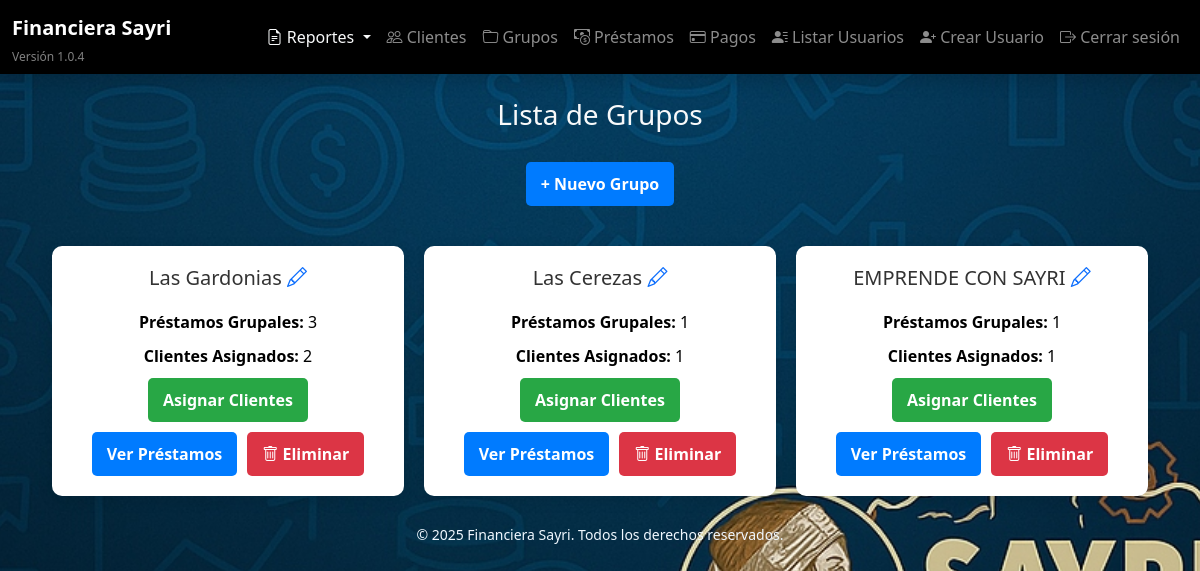
/grupos/ (signed in), run on the app's committed database.
### models/grupo.py (models this page shows)
class Grupo(db.Model):
    __tablename__ = 'grupo'
    id = db.Column(db.Integer, primary_key=True)
    nombre = db.Column(db.String(100), nullable=False)
    fecha_creacion = db.Column(db.DateTime, default=datetime.utcnow)
    prestamos_grupales = db.relationship('PrestamoGrupal', backref='grupo', lazy=True)
    clientes = db.relationship('Cliente', backref='grupo', lazy=True)

### routes/grupos.py (the view)
@grupos_bp.route('/')
@login_required
def lista_grupos():
    grupos = Grupo.query.all()
    return render_template('grupos/lista_grupos.html', grupos=grupos)

### templates/grupos/lista_grupos.html (shortened to what this page needs)
{% extends "base.html" %}
{% block content %}
    <h2 class="title">Lista de Grupos</h2>
    <div class="add-group-container">
        <a href="{{ url_for('grupos.nuevo_grupo') }}" class="btn btn-new-group">+ Nuevo Grupo</a>
    </div>
    <div class="grupos-grid">
        {% for grupo in grupos %}
            <div class="grupo-card">
                <h3>
                    {{ grupo.nombre }}
                    <a href="{{ url_for('grupos.editar_grupo', grupo_id=grupo.id) }}" class="btn-edit-group" title="Editar Grupo">
                        <i class="bi bi-pencil"></i>
                    </a>
                </h3>
                <p class="prestamos-count"><strong>Préstamos Grupales:</strong> {{ grupo.prestamos_grupales|length }}</p>
                <p class="clientes-count"><strong>Clientes Asignados:</strong> {{ grupo.clientes|length }}</p>
                <div class="grupo-actions">
                    <a href="{{ url_for('grupos.asignar_clientes', grupo_id=grupo.id) }}" class="btn btn-assign">Asignar Clientes</a>
                    <a href="{{ url_for('prestamos_grupales.prestamos_por_grupo', grupo_id=grupo.id) }}" class="btn btn-view">Ver Préstamos</a>
                    <form action="{{ url_for('grupos.eliminar_grupo', grupo_id=grupo.id) }}" method="POST" class="delete-form">
                        <button type="submit" class="btn btn-delete" onclick="return confirm('¿Estás seguro de eliminar este grupo? Esta acción no se puede deshacer.');">
                            <i class="bi bi-trash"></i> Eliminar
                        </button>
                    </form>
                </div>
            </div>
        {% endfor %}
    </div>
{% endblock %}

### static/styles.css (style rules this page uses)
body { background: url('/static/images/fondo.jpg') no-repeat center center fixed; background-size: cover; color: white; }

### templates/grupos/lista_grupos.html (style rules this page uses)
.title { text-align: center; font-size: 28px; margin-bottom: 30px; }
.add-group-container { text-align: center; margin-bottom: 30px; }
.btn-new-group { background: #007bff; color: white; padding: 10px 15px; border-radius: 5px; text-decoration: none; font-weight: bold; display: inline-block; transition: background-color 0.3s; }
.grupos-grid { display: grid; grid-template-columns: repeat(auto-fit, minmax(280px, 1fr)); gap: 20px; padding: 10px; }
.grupo-card { background: #fff; border-radius: 10px; padding: 20px; box-shadow: 0px 4px 15px rgba(0, 0, 0, 0.1); transition: transform 0.3s; text-align: center; }
.grupo-card h3 { font-size: 20px; color: #333; margin-bottom: 20px; }
.prestamos-count, .clientes-count { color: #000000; font-size: 16px; margin-bottom: 10px; }
.grupo-actions { display: flex; justify-content: center; gap: 10px; flex-wrap: wrap; }
.btn { padding: 10px 15px; border-radius: 5px; text-decoration: none; font-weight: bold; transition: background-color 0.3s; border: none; cursor: pointer; }
.btn-assign { background: #28a745; color: white; }
.btn-view { background: #007bff; color: white; }
.btn-delete { background: #dc3545; color: white; }
.delete-form { display: inline-block; }

### data on the page
Grupo: nombre "Las Gardonias", prestamos_grupales|length "3", clientes|length "2"
Grupo: nombre "Las Cerezas", prestamos_grupales|length "1", clientes|length "1"
Grupo: nombre "EMPRENDE CON SAYRI", prestamos_grupales|length "1", clientes|length "1"
